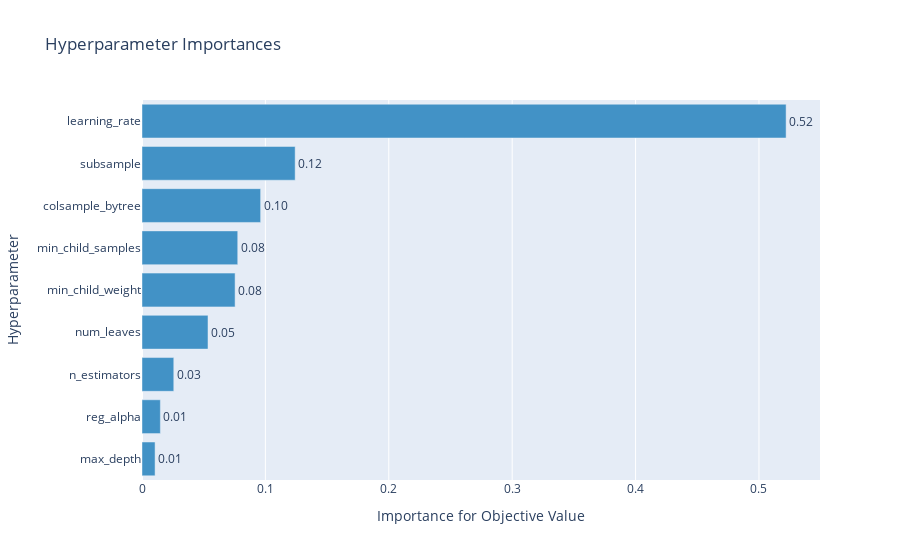

The notebook cell this image was saved under:
### Code cell
optuna.visualization.plot_param_importances(study)

### Figure 1 — Plotly figure (JSON) as saved in the notebook; plotly's stock layout.template omitted (floating-point values rounded to 4 significant figures)
{"data": [{"cliponaxis": false, "hovertemplate": ["max_depth (IntUniformDistribution): 0.010592342151400222<extra></extra>", "reg_alpha (UniformDistribution): 0.014883368937492538<extra></extra>", "n_estimators (IntUniformDistribution): 0.025757518223707965<extra></extra>", "num_leaves (IntUniformDistribution): 0.05348711268847698<extra></extra>", "min_child_weight (UniformDistribution): 0.075439636940498<extra></extra>", "min_child_samples (IntUniformDistribution): 0.07759184432459461<extra></extra>", "colsample_bytree (UniformDistribution): 0.09613627825303751<extra></extra>", "subsample (UniformDistribution): 0.12412387523357694<extra></extra>", "learning_rate (UniformDistribution): 0.5219880232472153<extra></extra>"], "marker": {"color": "rgb(66,146,198)"}, "orientation": "h", "text": ["0.010592342151400222", "0.014883368937492538", "0.025757518223707965", "0.05348711268847698", "0.075439636940498", "0.07759184432459461", "0.09613627825303751", "0.12412387523357694", "0.5219880232472153"], "textposition": "outside", "texttemplate": "%{text:.2f}", "type": "bar", "x": [0.01059, 0.01488, 0.02576, 0.05349, 0.07544, 0.07759, 0.09614, 0.1241, 0.522], "y": ["max_depth", "reg_alpha", "n_estimators", "num_leaves", "min_child_weight", "min_child_samples", "colsample_bytree", "subsample", "learning_rate"]}], "layout": {"showlegend": false, "title": {"text": "Hyperparameter Importances"}, "xaxis": {"title": {"text": "Importance for Objective Value"}}, "yaxis": {"title": {"text": "Hyperparameter"}}}}
